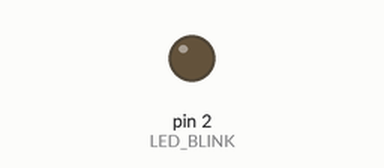
This sketch was run on a simulated Arduino Uno, built with avr-gcc and run on an emulated ATmega328P. On the bench: output pins drawn as LEDs (lit = HIGH).

Above: at 0.5 s.
At 5.0 s:
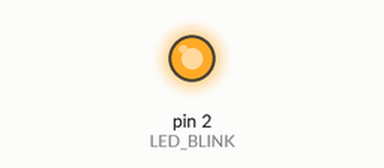
Timing chart, 0 to 6.9 s (numbered marks = the images above):
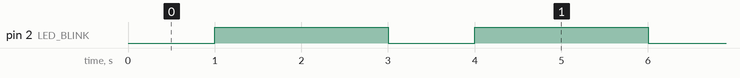

The sketch:

ESP-GPIO2.ino
```cpp
#define LED_BLINK 2

void setup() {
  pinMode(LED_BLINK, OUTPUT);     // Initialize the LED_BUILTIN pin as an output
}

// the loop function runs over and over again forever
void loop() {
  digitalWrite(LED_BLINK, LOW);   // Turn the LED on (Note that LOW is the voltage level)
  delay(1000);                      // Wait for a second
  digitalWrite(LED_BLINK, HIGH);  // Turn the LED off by making the voltage HIGH
  delay(2000);                      // Wait for two seconds (to demonstrate the active low LED)
}
```

Measured:
- by itself, pin 2 (LED_BLINK): alternates HIGH for 2.0 s and LOW for 1.0 s
